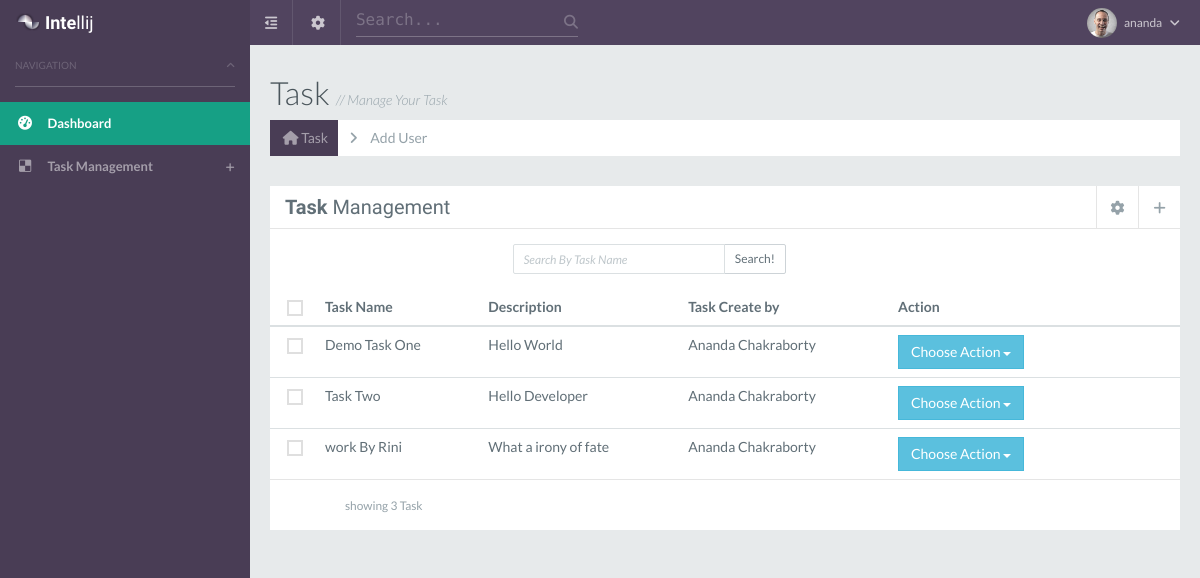
/task_listing.php (signed in), run on the app's committed database.
### tables this page shows
CREATE TABLE `task` (
  `id` int(10) NOT NULL,
  `name` varchar(255) NOT NULL,
  `description` text NOT NULL,
  `is_delete` enum('0','1') NOT NULL COMMENT '0=Not Delete,1=Delete',
  `task_create_user_id` int(10) NOT NULL,
  `dateCreated` datetime NOT NULL,
  `dateUpdated` datetime NOT NULL
);

CREATE TABLE `user` (
  `user_id` int(10) NOT NULL,
  `user_fname` varchar(255) NOT NULL,
  `user_lname` varchar(255) NOT NULL,
  `user_name` varchar(255) NOT NULL,
  `user_password` varchar(255) NOT NULL,
  `user_contact` varchar(255) NOT NULL,
  `user_email` varchar(255) NOT NULL,
  `user_status` enum('1','0') NOT NULL COMMENT '1=Active,0=Block',
  `is_delete` enum('0','1') NOT NULL COMMENT '0=''Not delete'',1=''Deleted''',
  `user_create_date` datetime NOT NULL,
  `user_mod_date` datetime NOT NULL
);

### classes/task.php (called while the page is built, shortened)
<?php
class Task {
    public $pdo;
    public function __construct($db)
    {
        $this->pdo = $db;
    }
    public function getTaskByUserId($user_id)
    {
        $sql = "select * from  task  where task_create_user_id = $user_id AND is_delete='0'";
        $stmt =  $this->pdo->prepare($sql);
        $stmt->execute();
        $rows = $stmt->fetchAll(PDO::FETCH_ASSOC);
        return $rows;
    }
}

### classes/user.php (called while the page is built, shortened)
<?php
class User {
    public $pdo;
    public function __construct($db)
    {
        $this->pdo = $db;
    }
    public function getUserById($user_id)
    {
        $sql = "select * from  user  where user_id = $user_id";
        $stmt =  $this->pdo->prepare($sql);
        $stmt->execute();
        $rows = $stmt->fetch();
        return $rows;
    }
}

### task_listing.php (the view, shortened to what this page needs)
<?php
include ('config/connect.php');
include ('classes/task.php');
include ('classes/user.php');
$con = new connect_pdo();
$dbh = $con->getDb();
$user = new User($dbh);
$task = new Task($dbh);
if(isset($_REQUEST['srch_task']))
{
    $keyword = $_REQUEST['keyword'];
    if($_SESSION['user_id'] == 0)
    {
        $dis_task_data = $task->searchTask($keyword);
    }
    else
    {
        $dis_task_data = $task->searchTaskByUserId($keyword,$_SESSION['user_id']);
    }
}
else
{
    if($_SESSION['user_id'] == 0)
    {
        $dis_task_data = $task->getAllTask();
    }
    else
    {
        $dis_task_data = $task->getTaskByUserId($_SESSION['user_id']);
    }
}
?>
<?php include('include/inner-header.php'); ?>
<?php include('include/leftmenu.php'); ?>
<?php include('include/rightmenu.php'); ?>
    <section id="content">
        <div class="page page-tables-bootstrap">
            <div class="pageheader">
                <h2>Task <span>// Manage Your Task</span></h2>
                <div class="page-bar">
                    <ul class="page-breadcrumb">
                        <li>
                            <a href="task_listing"><i class="fa fa-home"></i> Task</a>
                        </li>
                        <li>
                            <a href="add_task">Add User</a>
                        </li>
                    </ul>
                </div>
            </div>
            <div class="row">
                <div class="col-md-12">
                    <section class="tile">
                        <div class="tile-header dvd dvd-btm">
                            <h1 class="custom-font"><strong>Task</strong> Management</h1>
                            <ul class="controls">
                                <li class="dropdown">
                                    <a role="button" tabindex="0" class="dropdown-toggle settings" data-toggle="dropdown">
                                        <i class="fa fa-cog"></i>
                                    </a>
                                </li>
                                <li><a href="add_task" role="button" tabindex="0"><i class="fa fa-plus"></i></a></li>
                            </ul>
                        </div>
                        <div class="tile-widget">
                            <div class="row">
                                <div class="col-sm-3"></div>
                               <form method="get">
                                <div class="col-sm-4">
                                    <div class="input-group">
                                        <input type="text" class="input-sm form-control" placeholder="Search By Task Name" name="keyword">
                                        <span class="input-group-btn">
                                                    <button class="btn btn-sm btn-default" type="submit" name="srch_task">Search!</button>
                                                  </span>
                                    </div>
                                </div>
                               </form>
                            </div>
                        </div>
                        <div class="tile-body p-0">
                            <div class="table-responsive">
                                <table class="table mb-0" id="usersList">
                                    <thead>
                                    <tr>
                                        <th style="width:20px;">
                                            <label class="checkbox checkbox-custom-alt checkbox-custom-sm m-0">
                                                <input type="checkbox" id="select-all"><i></i>
                                            </label>
                                        </th>
                                        <th>Task Name</th>
                                        <th>Description</th>
                                        <th>Task Create by</th>
                                        <th style="width:30px;">Action</th>
                                    </tr>
                                    </thead>
                                    <tbody>
                                    <?php
                                     $cnt_task = count($dis_task_data);
                                     if(!empty($dis_task_data)) {
                                         foreach ($dis_task_data as $c) {
                                             ?>
                                             <tr>
                                                 <td><label class="checkbox checkbox-custom-alt checkbox-custom-sm m-0"><input
                                                                 type="checkbox" class="selectMe"><i></i></label></td>
                                                 <td><?php echo $c['name']; ?></td>
                                                 <td><?php echo $c['description']; ?></td>
                                                 <td><?php
                                                     $user_name_dis = $user->getUserById($c['task_create_user_id']);
                                                     echo $user_name_dis['user_fname'].' '.$user_name_dis['user_lname'];
                                                     ?></td>
                                                 <td style="width: 290px;">
                                                     <div class="btn-group">
                                                         <button id="btnGroupVerticalDrop3" type="button"
                                                                 class="btn btn-info dropdown-toggle"
                                                                 data-toggle="dropdown" aria-expanded="false">
                                                             Choose Action
                                                             <span class="caret"></span>
                                                         </button>
                                                     </div>
                                                 </td>
                                             </tr>
                                             <?php
                                         }
                                     }
                                     else
                                     {
                                         ?>
                                         <tr>
                                             <td colspan="5">Sorry No Task Found</td>
                                         </tr>
                                         <?php
                                     }
                                    ?>
                                    </tbody>
                                </table>
                            </div>
                        </div>
                        <div class="tile-footer dvd dvd-top">
                            <div class="row">
                                <div class="col-sm-3 text-center">
                                    <small class="text-muted">showing <?php echo $cnt_task;  ?> Task</small>
                                </div>
                            </div>
                        </div>
                    </section>
                </div>
            </div>
        </div>
    </section>
<?php include('include/inner-footer.php'); ?>

### data on the page
task: name "Demo Task One", description "Hello World", user.user_fname "Ananda", user.user_lname "Chakraborty"
task: name "Task Two", description "Hello Developer", user.user_fname "Ananda", user.user_lname "Chakraborty"
task: name "work By Rini", description "What a irony of fate", user.user_fname "Ananda", user.user_lname "Chakraborty"

### other printed values
$_SESSION['username'] "ananda"
$cnt_task "3"
